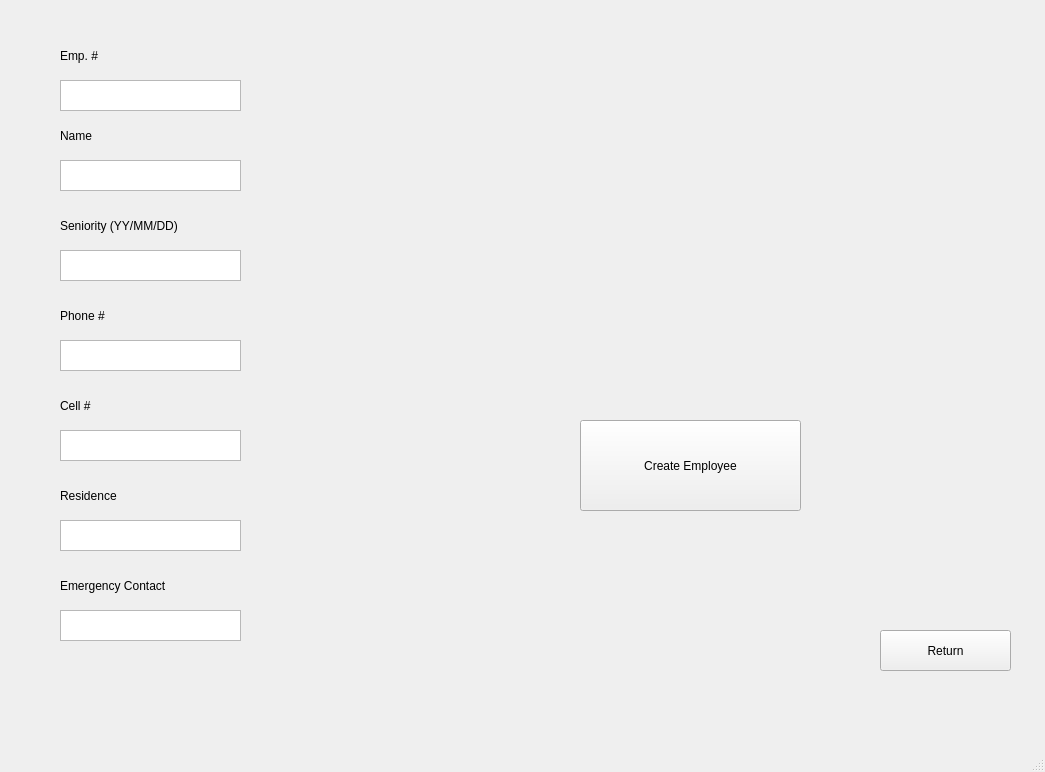
<?xml version="1.0" encoding="UTF-8"?>
<ui version="4.0">
 <class>MainWindow</class>
 <widget class="QMainWindow" name="MainWindow">
  <property name="geometry">
   <rect>
    <x>0</x>
    <y>0</y>
    <width>1045</width>
    <height>772</height>
   </rect>
  </property>
  <property name="windowTitle">
   <string>Employee Manager</string>
  </property>
  <widget class="QWidget" name="centralwidget">
   <widget class="QLabel" name="label_2">
    <property name="geometry">
     <rect>
      <x>60</x>
      <y>120</y>
      <width>171</width>
      <height>31</height>
     </rect>
    </property>
    <property name="styleSheet">
     <string notr="true">font: 15pt &quot;MS Shell Dlg 2&quot;;</string>
    </property>
    <property name="text">
     <string>Name</string>
    </property>
   </widget>
   <widget class="QLabel" name="label_3">
    <property name="geometry">
     <rect>
      <x>60</x>
      <y>40</y>
      <width>171</width>
      <height>31</height>
     </rect>
    </property>
    <property name="styleSheet">
     <string notr="true">font: 15pt &quot;MS Shell Dlg 2&quot;;</string>
    </property>
    <property name="text">
     <string>Emp. #</string>
    </property>
   </widget>
   <widget class="QLabel" name="label_4">
    <property name="geometry">
     <rect>
      <x>60</x>
      <y>210</y>
      <width>201</width>
      <height>31</height>
     </rect>
    </property>
    <property name="styleSheet">
     <string notr="true">font: 15pt &quot;MS Shell Dlg 2&quot;;</string>
    </property>
    <property name="text">
     <string>Seniority (YY/MM/DD)</string>
    </property>
   </widget>
   <widget class="QLabel" name="label_5">
    <property name="geometry">
     <rect>
      <x>60</x>
      <y>300</y>
      <width>171</width>
      <height>31</height>
     </rect>
    </property>
    <property name="styleSheet">
     <string notr="true">font: 15pt &quot;MS Shell Dlg 2&quot;;</string>
    </property>
    <property name="text">
     <string>Phone #</string>
    </property>
   </widget>
   <widget class="QLabel" name="label_6">
    <property name="geometry">
     <rect>
      <x>60</x>
      <y>390</y>
      <width>171</width>
      <height>31</height>
     </rect>
    </property>
    <property name="styleSheet">
     <string notr="true">font: 15pt &quot;MS Shell Dlg 2&quot;;</string>
    </property>
    <property name="text">
     <string>Cell #</string>
    </property>
   </widget>
   <widget class="QLabel" name="label_7">
    <property name="geometry">
     <rect>
      <x>60</x>
      <y>480</y>
      <width>171</width>
      <height>31</height>
     </rect>
    </property>
    <property name="styleSheet">
     <string notr="true">font: 15pt &quot;MS Shell Dlg 2&quot;;</string>
    </property>
    <property name="text">
     <string>Residence</string>
    </property>
   </widget>
   <widget class="QLabel" name="label_8">
    <property name="geometry">
     <rect>
      <x>60</x>
      <y>570</y>
      <width>191</width>
      <height>31</height>
     </rect>
    </property>
    <property name="styleSheet">
     <string notr="true">font: 15pt &quot;MS Shell Dlg 2&quot;;</string>
    </property>
    <property name="text">
     <string>Emergency Contact</string>
    </property>
   </widget>
   <widget class="QPlainTextEdit" name="EmployeeNumberField">
    <property name="geometry">
     <rect>
      <x>60</x>
      <y>80</y>
      <width>181</width>
      <height>31</height>
     </rect>
    </property>
   </widget>
   <widget class="QPlainTextEdit" name="EmployeeNameField">
    <property name="geometry">
     <rect>
      <x>60</x>
      <y>160</y>
      <width>181</width>
      <height>31</height>
     </rect>
    </property>
   </widget>
   <widget class="QPlainTextEdit" name="SeniorityField">
    <property name="geometry">
     <rect>
      <x>60</x>
      <y>250</y>
      <width>181</width>
      <height>31</height>
     </rect>
    </property>
   </widget>
   <widget class="QPlainTextEdit" name="PhoneField">
    <property name="geometry">
     <rect>
      <x>60</x>
      <y>340</y>
      <width>181</width>
      <height>31</height>
     </rect>
    </property>
   </widget>
   <widget class="QPlainTextEdit" name="CellField">
    <property name="geometry">
     <rect>
      <x>60</x>
      <y>430</y>
      <width>181</width>
      <height>31</height>
     </rect>
    </property>
   </widget>
   <widget class="QPlainTextEdit" name="ResidenceField">
    <property name="geometry">
     <rect>
      <x>60</x>
      <y>520</y>
      <width>181</width>
      <height>31</height>
     </rect>
    </property>
   </widget>
   <widget class="QPlainTextEdit" name="ContactField">
    <property name="geometry">
     <rect>
      <x>60</x>
      <y>610</y>
      <width>181</width>
      <height>31</height>
     </rect>
    </property>
   </widget>
   <widget class="QPushButton" name="addEmployeeButton">
    <property name="geometry">
     <rect>
      <x>580</x>
      <y>420</y>
      <width>221</width>
      <height>91</height>
     </rect>
    </property>
    <property name="styleSheet">
     <string notr="true">font: 20pt &quot;MS Shell Dlg 2&quot;;</string>
    </property>
    <property name="text">
     <string>Create Employee</string>
    </property>
   </widget>
   <widget class="QLabel" name="errorMessage">
    <property name="geometry">
     <rect>
      <x>580</x>
      <y>330</y>
      <width>401</width>
      <height>71</height>
     </rect>
    </property>
    <property name="styleSheet">
     <string notr="true">font: 8pt &quot;MS Shell Dlg 2&quot;;
color: rgb(255, 0, 0);</string>
    </property>
    <property name="text">
     <string/>
    </property>
   </widget>
   <widget class="QPushButton" name="pushButton">
    <property name="geometry">
     <rect>
      <x>880</x>
      <y>630</y>
      <width>131</width>
      <height>41</height>
     </rect>
    </property>
    <property name="text">
     <string>Return</string>
    </property>
   </widget>
  </widget>
  <widget class="QMenuBar" name="menubar">
   <property name="geometry">
    <rect>
     <x>0</x>
     <y>0</y>
     <width>1045</width>
     <height>27</height>
    </rect>
   </property>
  </widget>
  <widget class="QStatusBar" name="statusbar"/>
 </widget>
 <resources/>
 <connections/>
</ui>
